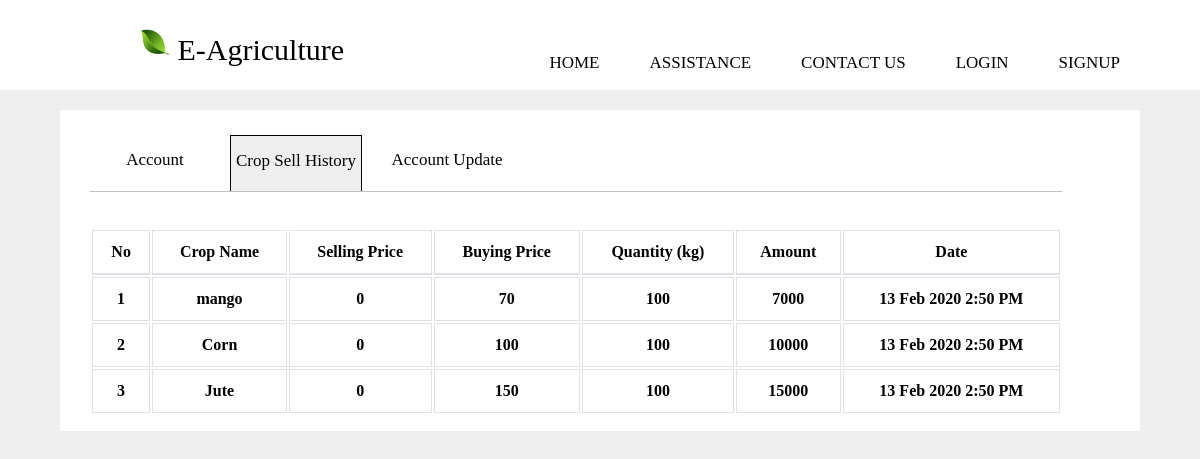
/cropSellDetail.php?id=6, run on the app's committed database.
### tables this page shows
CREATE TABLE `warehousedetail2` (
  `id` int(11) NOT NULL,
  `warehousedetailId` int(11) NOT NULL,
  `cropName` varchar(100) NOT NULL,
  `quantity` int(11) NOT NULL,
  `buyingprice` double NOT NULL,
  `sellingPrice` double NOT NULL,
  `amount` double NOT NULL,
  `date` varchar(50) NOT NULL,
  `warehouse` varchar(100) NOT NULL
);

### lib/Database.php (called while the page is built, shortened)
<?php
Class Database{
		private $host   = "localhost";
	private $user   = "root";
	private $pass   = "";
	private $dbname = "e_agri";
	public $link;
	private function connectDB(){
	$this->link = new mysqli($this->host, $this->user, $this->pass, $this->dbname);
 }
	public function select($query){
		$result = $this->link->query($query) or die($this->link->error.__LINE__);
		if($result->num_rows > 0){
			return $result;
		} else {
			return false;
		}
	}
}

### cropSellDetail.php (the view, shortened to what this page needs)
<?php
if(isset($_GET["id"]))
  {
    $id = $_GET["id"];
  }
?>
<?php include './header.php'; ?>
<div class="assistance-header">
	<div class="assistance-header-option">
		<div class="assistance account">Account</div>
		<div class="assistance sell-history assistance-show">Crop Sell History</div>
		<div class="assistance account-update" style="width: 150px;">Account Update</div>
	</div><br><br>
	<div class="assistance-header-option-detail"><br><br>
  <div class="tile">
    <div class="tile-body">
        <div class="table-responsive">
            <table class="table table-hover table-bordered" id="sampleTable">
                <thead>
                    <tr>
                        <th>No</th>
                        <th>Crop Name</th>
                        <th>Selling Price</th>
                        <th>Buying Price</th>
                        <th>Quantity (kg)</th>
                        <th>Amount</th>
                        <th>Date</th>
                    </tr>
                </thead>
                <tbody>
                    <?php
                      $i=0;
                      $query = "SELECT * FROM warehousedetail2 WHERE warehousedetailId='$id'";
                      $result = $db->select($query);
                      if($result){
                        while($resultRow = $result->fetch_assoc()){
                          $i++;
                          ?>
                          <tr>
                            <th><?php echo $i; ?></th>
                            <th><?php echo $resultRow['cropName']; ?></th>
                            <th><?php echo $resultRow['sellingPrice']; ?></th>
                            <th><?php echo $resultRow['buyingprice']; ?></th>
                            <th><?php echo $resultRow['quantity']; ?></th>
                            <th><?php echo $resultRow['amount']; ?></th>
                            <th><?php echo $resultRow['date']; ?></th>
                          </tr>
                          <?php
                        }
                      }
                    ?>
                </tbody>
              </table>
            </div>
          </div>
       </div>
	</div>
</div>

### css/index.css (style rules this page uses)
body { margin: 0; left: 0; top: 0; background-color: #eee; }
.assistance-header { margin-left: 5%; margin-top: 20px; width: 90%; height: auto; background: white; }
.assistance-header-option { margin-left: 20px; padding-top: 20px; clear: both; font-size: 17px; }
.assistance { float: left; margin-left: 10px; width: 130px; height: 40px; text-align: center; margin-top: 5px; padding-top: 15px; cursor: pointer; }
.assistance-show { border-left: 1px solid black; border-right: 1px solid black; border-top: 1px solid black; background: #eee; }
.assistance-header-option-detail { clear: both; margin-left: 30px; width: 90%; border-top: 1px solid #c2c2c2; }

### cropSellDetail.php (style rules this page uses)
.table { width: 100%; max-width: 100%; margin-bottom: 1rem; background-color: transparent; }
.table th, .table td { padding: 0.75rem; vertical-align: top; border-top: 1px solid #dee2e6; }
.table thead th { vertical-align: bottom; border-bottom: 2px solid #dee2e6; }
.table-bordered { border: 1px solid #dee2e6; }
.table-bordered th, .table-bordered td { border: 1px solid #dee2e6; }
.table-bordered thead th, .table-bordered thead td { border-bottom-width: 2px; }
.table-responsive { display: block; width: 100%; overflow-x: auto; -webkit-overflow-scrolling: touch; -ms-overflow-style: -ms-autohiding-scrollbar; }
.table-responsive > .table-bordered { border: 0; }

### data on the page
warehousedetail2: cropName "mango", sellingPrice "0", buyingprice "70", quantity "100", amount "7000", date "13 Feb 2020 2:50 PM"
warehousedetail2: cropName "Corn", sellingPrice "0", buyingprice "100", quantity "100", amount "10000", date "13 Feb 2020 2:50 PM"
warehousedetail2: cropName "Jute", sellingPrice "0", buyingprice "150", quantity "100", amount "15000", date "13 Feb 2020 2:50 PM"
